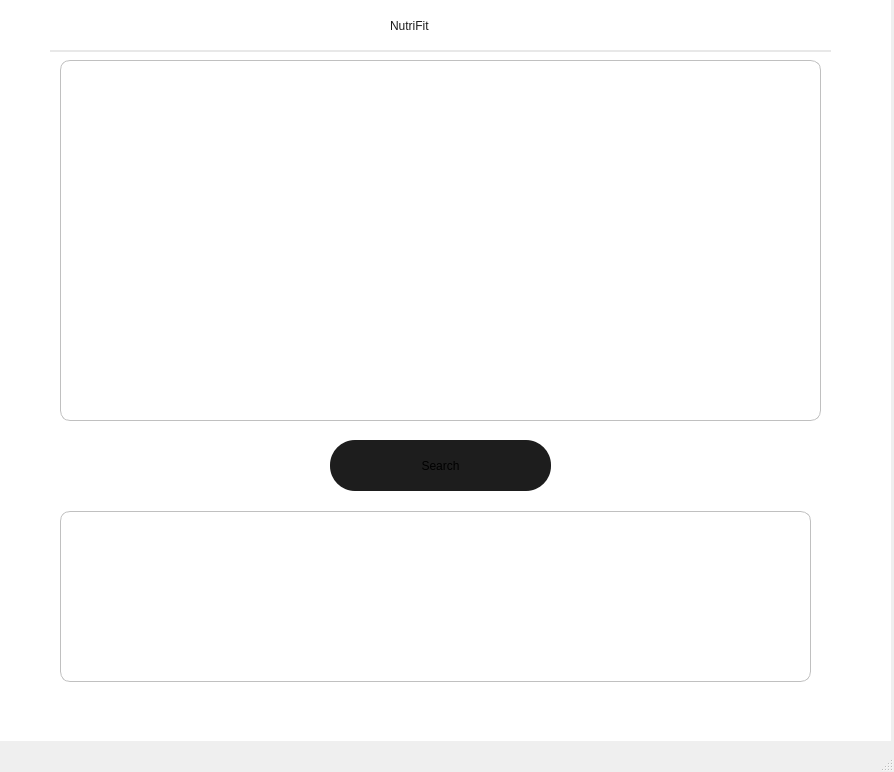
<?xml version="1.0" encoding="UTF-8"?>
<ui version="4.0">
 <class>MainWindow</class>
 <widget class="QMainWindow" name="MainWindow">
  <property name="geometry">
   <rect>
    <x>0</x>
    <y>0</y>
    <width>894</width>
    <height>772</height>
   </rect>
  </property>
  <property name="windowTitle">
   <string>MainWindow</string>
  </property>
  <widget class="QWidget" name="centralwidget">
   <widget class="QWidget" name="widget" native="true">
    <property name="geometry">
     <rect>
      <x>0</x>
      <y>-10</y>
      <width>891</width>
      <height>751</height>
     </rect>
    </property>
    <property name="styleSheet">
     <string notr="true">QWidget{
background-color:white;

}</string>
    </property>
    <widget class="QFrame" name="cam_frame">
     <property name="geometry">
      <rect>
       <x>60</x>
       <y>70</y>
       <width>761</width>
       <height>361</height>
      </rect>
     </property>
     <property name="styleSheet">
      <string notr="true">QFrame{
background-color: transparent;
border:1px solid #c0c0c0;
border-radius:10px
}</string>
     </property>
     <property name="frameShape">
      <enum>QFrame::Shape::StyledPanel</enum>
     </property>
     <property name="frameShadow">
      <enum>QFrame::Shadow::Raised</enum>
     </property>
    </widget>
    <widget class="Line" name="line">
     <property name="geometry">
      <rect>
       <x>50</x>
       <y>60</y>
       <width>781</width>
       <height>2</height>
      </rect>
     </property>
     <property name="styleSheet">
      <string notr="true">#line{
	height:1px;
	background-color: #e8e8e8;
	border:none;
}</string>
     </property>
     <property name="orientation">
      <enum>Qt::Orientation::Horizontal</enum>
     </property>
    </widget>
    <widget class="QLabel" name="nutriFit">
     <property name="geometry">
      <rect>
       <x>390</x>
       <y>20</y>
       <width>101</width>
       <height>31</height>
      </rect>
     </property>
     <property name="styleSheet">
      <string notr="true">QLabel{
	font:600 25px &quot;Epilogue&quot;;
	color:#1D1D1D;
	background-color:white;
}</string>
     </property>
     <property name="text">
      <string>NutriFit</string>
     </property>
    </widget>
    <widget class="QPushButton" name="search_btn">
     <property name="geometry">
      <rect>
       <x>330</x>
       <y>450</y>
       <width>221</width>
       <height>51</height>
      </rect>
     </property>
     <property name="styleSheet">
      <string notr="true">QPushButton{
background-color:#1d1d1d;
border-radius:25px;
font:600 15px &quot;Epilogue&quot;;
}</string>
     </property>
     <property name="text">
      <string>Search</string>
     </property>
    </widget>
    <widget class="QListWidget" name="listWidget">
     <property name="geometry">
      <rect>
       <x>60</x>
       <y>521</y>
       <width>751</width>
       <height>171</height>
      </rect>
     </property>
     <property name="styleSheet">
      <string notr="true">QListWidget{
background-color:white;
color:#c0c0c0;
font:400 15px &quot;Epilogue&quot;;
border:1px solid #c0c0c0;
border-radius:10px;
padding-top: 20px;
padding-right:20px;
padding-left:20px
}</string>
     </property>
    </widget>
   </widget>
  </widget>
  <widget class="QMenuBar" name="menubar">
   <property name="geometry">
    <rect>
     <x>0</x>
     <y>0</y>
     <width>894</width>
     <height>33</height>
    </rect>
   </property>
  </widget>
  <widget class="QStatusBar" name="statusbar"/>
 </widget>
 <resources/>
 <connections/>
</ui>
